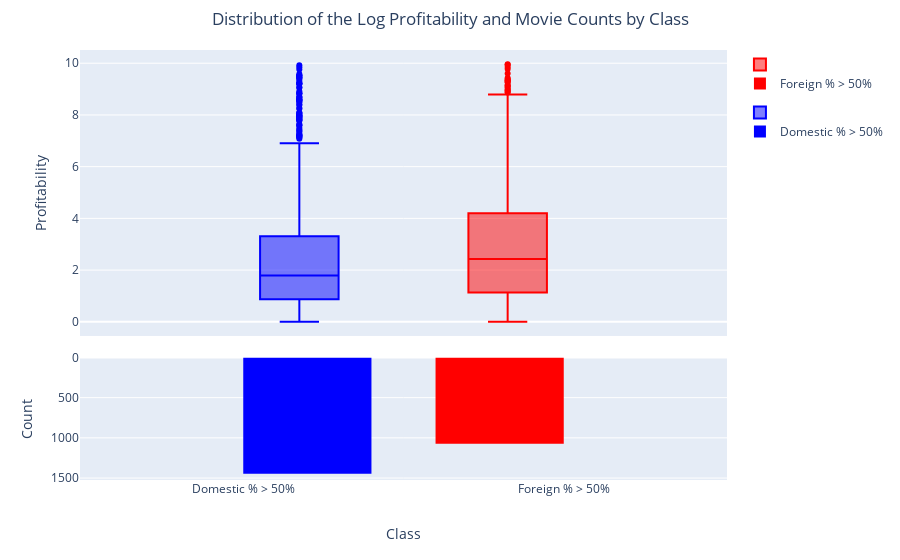

Notebook code cell kept with this figure:
### Code cell
from plotly.subplots import make_subplots
import plotly.express as px

df_profitabilty['Foreign_higher'] = df.copy(deep=True)['Foreign_higher'].replace({
    0: "Domestic % > 50%",
    1: "Foreign % > 50%"
})


# Box plot grouped by Rating and Foreign_higher
fig_box = px.box(df_profitabilty,
    x='Foreign_higher', 
    y='Worldwide profit',  
    color='Foreign_higher', 
    title="Box Plot for Two Classes",
    labels={'value': 'Percentage', 'variable': 'Type'},
    color_discrete_map={"Domestic % > 50%": "blue", "Foreign % > 50%": "red"},  # Customize colors
)

fig_box.for_each_trace(
    lambda t: t.update(name="")
)

fig_box.update_layout(
    title={
        "text": "Distribution of Profitability by Class",
        "x": 0.5,  # Center the title
        "xanchor": "center",  # Anchor the title to the center
    },
    xaxis_title="Class",
    yaxis_title="Profitability",
    legend_title="Key",
)

# Grouped bar chart for counts of movies by Rating and Foreign_higher
fig_bar = px.histogram(
    df_profitabilty,
    x="Foreign_higher",
    color="Foreign_higher",  # Separate by Foreign_higher
    title="Count of Movies by Class",
    color_discrete_map={"Domestic % > 50%": "blue", "Foreign % > 50%": "red"},  # Optional: Customize colors
)

# Update the layout of the bar chart
fig_bar.update_layout(
    xaxis_title="Class",
    yaxis_title="Count of Movies",
    showlegend=False,  # Hide legend for the bar chart
    yaxis=dict(
        autorange="reversed",  # Flip the y-axis to make the bars go downward
    ),
)

# Create subplots: 2 rows, 1 column (vertical layout)
fig_combined = make_subplots(
    rows=2, cols=1,
    row_heights=[0.7, 0.3],  # More space for the box plot
    shared_xaxes=True,
    vertical_spacing=0.05,
    subplot_titles=["Class", ""],  # Empty title for second subplot
)

# Add all traces from the box plot to the first row
for trace in fig_box['data']:
    fig_combined.add_trace(trace, row=1, col=1)

# Add bar chart to the second row
for trace in fig_bar['data']:
    fig_combined.add_trace(trace, row=2, col=1)

# Update layout to center the title and maintain consistency in axis titles
fig_combined.update_layout(
    title={
        "text": "Distribution of Profitability and Movie Counts by Class",
        "x": 0.5,
        "xanchor": "center"
    },
    boxmode="group",  # Group the box plots side-by-side
    yaxis_title="Profitability",
    showlegend=True,
    xaxis=dict(
        type="category",  # Categorical x-axis
        categoryorder="array",  # Explicitly set order to control spacing
        categoryarray=["Domestic % > 50%", "Foreign % > 50%"],  # Define category sequence
    ),
    yaxis2=dict(
        title="Count",
        autorange="reversed",  # Ensure count axis is reversed for downward bars
    ),
    margin=dict(t=50, b=80),  # Adjust top and bottom margins for proper spacing
    annotations=[
        dict(
            y=-0.15,  # Position below the x-axis (outside the plot area)
            xref="paper",  # Reference paper (not data)
            yref="paper",
            showarrow=False,
            font=dict(size=14),
            align="center"
        )
    ]
)

fig_combined.show()

### Figure 1 — Plotly figure (JSON) as saved in the notebook; plotly's stock layout.template omitted (floating-point values rounded to 4 significant figures; data arrays with more than 128 entries replaced by an {"elided": "..."} marker saying what was removed)
{"data": [{"alignmentgroup": "True", "hovertemplate": "Foreign_higher=%{x}<br>Worldwide profit=%{y}<extra></extra>", "legendgroup": "Foreign % > 50%", "marker": {"color": "red"}, "name": "", "notched": false, "offsetgroup": "Foreign % > 50%", "orientation": "v", "showlegend": true, "type": "box", "x": {"elided": "1073 str values"}, "x0": " ", "xaxis": "x", "y": {"elided": "1073 float values"}, "y0": " ", "yaxis": "y"}, {"alignmentgroup": "True", "hovertemplate": "Foreign_higher=%{x}<br>Worldwide profit=%{y}<extra></extra>", "legendgroup": "Domestic % > 50%", "marker": {"color": "blue"}, "name": "", "notched": false, "offsetgroup": "Domestic % > 50%", "orientation": "v", "showlegend": true, "type": "box", "x": {"elided": "1448 str values"}, "x0": " ", "xaxis": "x", "y": {"elided": "1448 float values"}, "y0": " ", "yaxis": "y"}, {"alignmentgroup": "True", "bingroup": "x", "hovertemplate": "Foreign_higher=%{x}<br>count=%{y}<extra></extra>", "legendgroup": "Foreign % > 50%", "marker": {"color": "red", "pattern": {"shape": ""}}, "name": "Foreign % > 50%", "offsetgroup": "Foreign % > 50%", "orientation": "v", "showlegend": true, "type": "histogram", "x": {"elided": "1073 str values"}, "xaxis": "x2", "yaxis": "y2"}, {"alignmentgroup": "True", "bingroup": "x", "hovertemplate": "Foreign_higher=%{x}<br>count=%{y}<extra></extra>", "legendgroup": "Domestic % > 50%", "marker": {"color": "blue", "pattern": {"shape": ""}}, "name": "Domestic % > 50%", "offsetgroup": "Domestic % > 50%", "orientation": "v", "showlegend": true, "type": "histogram", "x": {"elided": "1448 str values"}, "xaxis": "x2", "yaxis": "y2"}], "layout": {"annotations": [{"align": "center", "font": {"size": 14}, "showarrow": false, "text": "Class", "x": 0.5, "xanchor": "center", "xref": "paper", "y": -0.15, "yanchor": "bottom", "yref": "paper"}], "boxmode": "group", "margin": {"b": 80, "t": 50}, "showlegend": true, "title": {"text": "Distribution of the Log Profitability and Movie Counts by Class", "x": 0.5, "xanchor": "center"}, "xaxis": {"anchor": "y", "categoryarray": ["Domestic % > 50%", "Foreign % > 50%"], "categoryorder": "array", "domain": [0, 1], "matches": "x2", "showticklabels": false, "type": "category"}, "xaxis2": {"anchor": "y2", "domain": [0, 1]}, "yaxis": {"anchor": "x", "domain": [0.335, 1.0], "title": {"text": "Profitability"}}, "yaxis2": {"anchor": "x2", "autorange": "reversed", "domain": [0, 0.285], "title": {"text": "Count"}}}}
